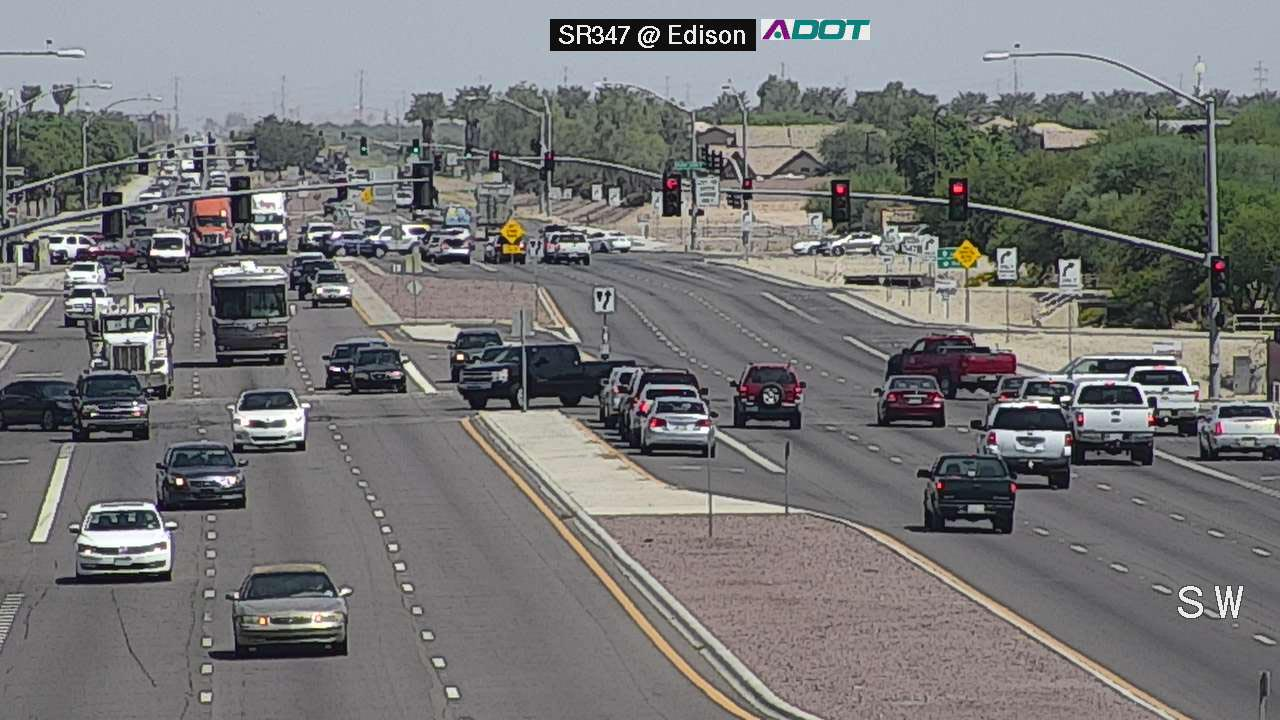
#> input picture image-handling/traffic02.jpg, 1280 x 720 px
$ python crop_kitti.py
#> lines starting #> are read from the running program, lines starting #| are printed output that depends on the picture
### image-handling/utils.py
import numpy as np
import cv2
import os

def center_crop(img, dim):
	"""Returns center cropped image
	Args:
	img: image to be center cropped
	dim: dimensions (width, height) to be cropped
	"""
	width, height = img.shape[1], img.shape[0]

	# process crop width and height for max available dimension
	crop_width = dim[0] if dim[0]<img.shape[1] else img.shape[1]
	crop_height = dim[1] if dim[1]<img.shape[0] else img.shape[0]
	mid_x, mid_y = int(width/2), int(height/2)
	cw2, ch2 = int(crop_width/2), int(crop_height/2)
	crop_img = img[mid_y-ch2:mid_y+ch2, mid_x-cw2:mid_x+cw2]

	return crop_img

def resize(percentage, img):
    width = int(img.shape[1] * percentage)
    height = int(img.shape[0] * percentage)
    dim = (width, height)
    resize = cv2.resize(img, dim, interpolation=cv2.INTER_AREA)

    return resize

### image-handling/crop_kitti.py
import cv2
import numpy as np
import utils
import glob

img_fn = glob.glob('/home/didi/Repository/computervision/image-handling/traffic02.jpg')

enlarge = 1

crop_dim = (1242, 375)

for i, img_path in enumerate(img_fn):
    img = cv2.imread(img_path)
#> img is the input picture: shape (720, 1280, 3); mean B, G, R 118, 117.8, 118.3
    img_resize = utils.resize(enlarge, img)
    img_crop = utils.center_crop(img_resize, crop_dim)
#> in center_crop, `crop_img = img[mid_y-ch2:mid_y+ch2, mid_x-cw2:mid_x+cw2]`:
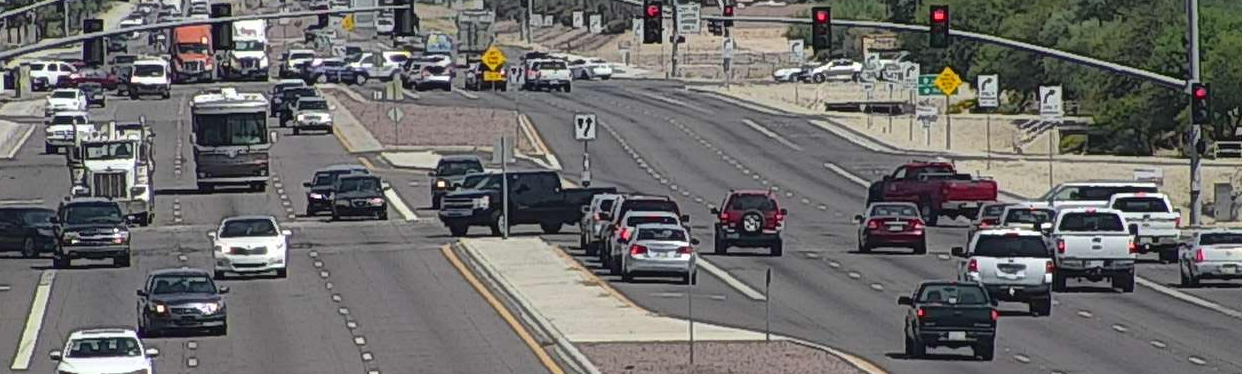
#> crop_img: shape (374, 1242, 3); mean B, G, R 107.4, 108.2, 109.4

    cv2.imwrite(f'/home/didi/Repository/computervision/image-handling/{i:06d}.png', img_crop)

print(f"Kitti Size: (375, 1242)")
print(f"Original: {img.shape}")
#| Original: (720, 1280, 3)
print(f"Resize: {img_resize.shape}")
#| Resize: (720, 1280, 3)
print(f"Crop: {img_crop.shape}")
#| Crop: (374, 1242, 3)

cv2.imshow('resize', img_resize)
cv2.imshow('after_crop', img_crop)
cv2.imshow('before crop', img)

cv2.waitKey(0)

cv2.destroyAllWindows()
